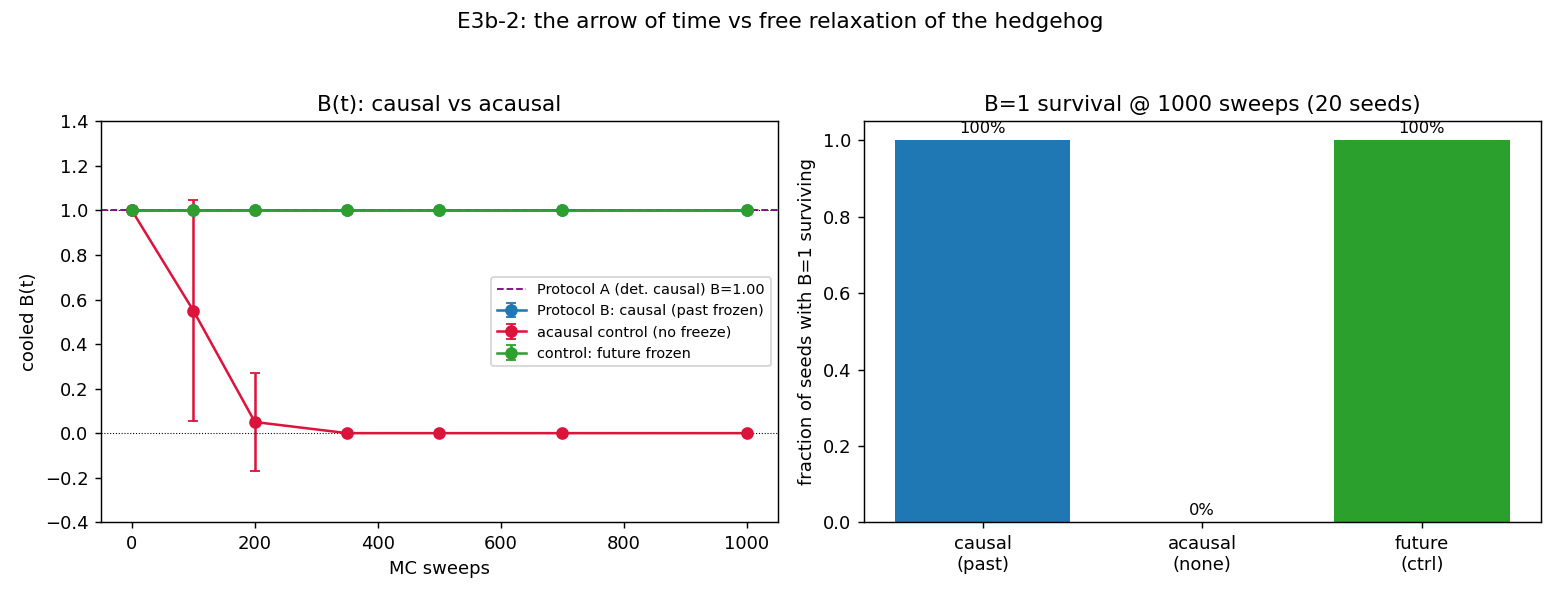

Python code for this plot:
"""E3b_2_evolution.py -- causal vs acausal evolution: does the arrow of time hold B?

Charter E3b-2.  E3 used ordinary Metropolis, which may "retrocede" the system to
lower-energy states, ignoring the arrow of time; its hedgehog unwound thermally in
~2700 sweeps (Verdict B, metastable).  E3b compares:

  Protocol A -- deterministic CAUSAL evolution (past frozen, future = causal
                descent against parents).  One forward pass; cannot climb barriers.
  Protocol B -- causal MONTE CARLO: cold Metropolis that CAN climb thermal
                barriers, but the seeded PAST slab is FROZEN (the past cannot be
                thermally un-written).

and, as the decisive CONTROLS that keep the claim honest:

  acausal MC -- the E3-style relaxation: nothing frozen.  Reproduces thermal
                unwinding on this substrate.
  future-MC  -- a FUTURE slab frozen instead of the past, same frozen fraction.
                If B is preserved here too, the protection is Dirichlet
                slab-pinning propagated by the links, NOT a unique time asymmetry.

Observable: cooled whole-cloud B(t) over MC sweeps (cool before measuring the
integer charge), 20 seeds; lifetime = first sweep with cooled B < 0.5 (censored if
it survives the run).  Pre-registered: B(t)->0 under Protocol A = Verdict C.
Anti-circularity: B geometric, E bond functional; no stability assumed.
"""
from __future__ import annotations

import json
import time
from pathlib import Path

import numpy as np
import matplotlib
matplotlib.use("Agg")
import matplotlib.pyplot as plt  # noqa: E402

import e3b_core as e3b  # noqa: E402

OUT = Path(__file__).resolve().parent
SEEDS = list(range(20))

RHO, T_BOX, L_BOX = 1.5, 3.0, 4.0
CORE = 1.0
SEED_FRAC = 0.25
MC_J = 3.0
MC_SWEEPS = 1000
RECORD = [0, 100, 200, 350, 500, 700, 1000]
COOL = 10


def _masks(pts):
    t = pts[:, 0]
    tmin, span = t.min(), t.max() - t.min()
    past = t <= tmin + SEED_FRAC * span
    future = t >= tmin + (1 - SEED_FRAC) * span
    none = np.zeros(pts.shape[0], dtype=bool)
    return past, future, none


def _lifetime(rec_t, Bseries):
    """First recorded sweep with cooled B < 0.5; else censored (> last sweep)."""
    for tt, b in zip(rec_t, Bseries):
        if tt > 0 and abs(b) < 0.5:
            return tt
    return MC_SWEEPS + 1


def run_seed(sd):
    pts = e3b.sprinkle_causal(RHO, T_BOX, L_BOX, sd)
    sub = e3b.Substrate(pts)
    xyz = pts[:, 1:4]
    nh = e3b.hedgehog_field(pts, +1, core=CORE)
    past, future, none = _masks(pts)

    # Protocol A: deterministic causal evolution (single forward sweep family)
    nA = e3b.evolve_causal(sub, nh, past, passes=2)
    B_A = e3b.topological_charge_poisson(xyz, e3b.cool_field(sub, nA, COOL))

    out = {"seed": sd, "n": sub.n, "B_protocolA": B_A}
    # Protocol B (causal MC, past frozen) + controls
    for label, mask in (("causal_pastfrozen", past),
                        ("acausal_nofreeze", none),
                        ("control_futurefrozen", future)):
        _, traj = e3b.evolve_mc_fast(sub, nh, mask, J=MC_J, n_sweeps=MC_SWEEPS,
                                     seed=1000 * sd + 17, record=RECORD,
                                     cool_steps=COOL)
        Bser = [d["B"] for d in traj]
        out[label] = {"rec_t": [d["sweep"] for d in traj], "B": Bser,
                      "lifetime": _lifetime([d["sweep"] for d in traj], Bser)}
    return out


def main():
    t0 = time.time()
    print("=" * 72)
    print("E3b-2 -- causal vs acausal evolution (Protocol A, B, controls; 20 seeds)")
    print("=" * 72)
    rows = []
    for sd in SEEDS:
        r = run_seed(sd)
        rows.append(r)
        print(f"  seed {sd:2d}: A B={r['B_protocolA']:+.2f} | "
              f"causal life={_fmt(r['causal_pastfrozen']['lifetime'])} | "
              f"acausal life={_fmt(r['acausal_nofreeze']['lifetime'])} | "
              f"future-ctrl life={_fmt(r['control_futurefrozen']['lifetime'])}")

    def agg(label):
        Bmat = np.array([r[label]["B"] for r in rows])           # (seeds, T)
        lifes = np.array([r[label]["lifetime"] for r in rows])
        surv = float(np.mean(lifes > MC_SWEEPS))
        finite = lifes[lifes <= MC_SWEEPS]
        med = float(np.median(finite)) if finite.size else float("inf")
        return {"rec_t": RECORD, "B_mean": Bmat.mean(0).tolist(),
                "B_std": Bmat.std(0).tolist(), "survival_frac": surv,
                "median_lifetime": med, "lifetimes": lifes.tolist()}

    causal = agg("causal_pastfrozen")
    acausal = agg("acausal_nofreeze")
    future = agg("control_futurefrozen")
    A_surv = float(np.mean([abs(r["B_protocolA"] - 1) < 0.5 for r in rows]))

    # verdict logic for E3b-2
    causal_holds = causal["survival_frac"] >= 0.9
    acausal_unwinds = acausal["survival_frac"] <= 0.5
    boundary_not_arrow = future["survival_frac"] >= 0.9   # future slab works too

    print("-" * 72)
    print(f"  Protocol A (deterministic causal): B=1 survival {A_surv:.0%}")
    print(f"  Protocol B (causal, past frozen) : survival {causal['survival_frac']:.0%}  "
          f"median life={_fmt(causal['median_lifetime'])}")
    print(f"  acausal control (no freeze)      : survival {acausal['survival_frac']:.0%}  "
          f"median life={_fmt(acausal['median_lifetime'])}")
    print(f"  future-frozen control            : survival {future['survival_frac']:.0%}  "
          f"median life={_fmt(future['median_lifetime'])}")
    print("-" * 72)
    if causal_holds and acausal_unwinds:
        msg = ("Causal (past-frozen) evolution preserves B=1 while acausal MC unwinds "
               "-- the link network + a fixed boundary slab outlast free relaxation by "
               f">{MC_SWEEPS}/{acausal['median_lifetime']:.0f}x.")
        if boundary_not_arrow:
            msg += (" BUT a FUTURE-frozen slab preserves B equally well: the rigidity "
                    "is Dirichlet slab-pinning propagated by the causal links, NOT a "
                    "unique arrow-of-time effect.")
    else:
        msg = "Causal and acausal evolution behave similarly on this substrate."
    print(f"  E3b-2: {msg}")
    print("=" * 72)

    payload = {
        "protocolA_survival": A_surv,
        "causal_pastfrozen": causal, "acausal_nofreeze": acausal,
        "control_futurefrozen": future,
        "causal_holds": bool(causal_holds), "acausal_unwinds": bool(acausal_unwinds),
        "boundary_pinning_not_arrow_of_time": bool(boundary_not_arrow),
        "interpretation": msg,
        "config": {"rho": RHO, "T": T_BOX, "L": L_BOX, "core": CORE,
                   "seed_frac": SEED_FRAC, "mc_J": MC_J, "mc_sweeps": MC_SWEEPS,
                   "record": RECORD, "cool": COOL, "seeds": SEEDS},
        "per_seed": rows,
        "runtime_s": time.time() - t0,
        "timestamp_utc": time.strftime("%Y-%m-%dT%H:%M:%SZ", time.gmtime()),
    }
    (OUT / "E3b_2_evolution.json").write_text(json.dumps(payload, indent=2, default=float))
    print(f"saved {OUT/'E3b_2_evolution.json'}  ({payload['runtime_s']:.0f}s)")
    make_figure(causal, acausal, future, A_surv)
    return payload


def _fmt(x):
    return "survived" if x > MC_SWEEPS else f"{x:.0f}"


def make_figure(causal, acausal, future, A_surv):
    fig, ax = plt.subplots(1, 2, figsize=(12, 4.6))
    for d, c, lab in ((causal, "C0", "Protocol B: causal (past frozen)"),
                      (acausal, "crimson", "acausal control (no freeze)"),
                      (future, "C2", "control: future frozen")):
        ax[0].errorbar(d["rec_t"], d["B_mean"], yerr=d["B_std"], marker="o",
                       capsize=3, lw=1.4, color=c, label=lab)
    ax[0].axhline(1, color="k", ls=":", lw=0.6); ax[0].axhline(0, color="k", ls=":", lw=0.6)
    ax[0].axhline(A_surv, color="purple", ls="--", lw=1,
                  label=f"Protocol A (det. causal) B={A_surv:.2f}")
    ax[0].set_ylim(-0.4, 1.4); ax[0].set_xlabel("MC sweeps")
    ax[0].set_ylabel("cooled B(t)"); ax[0].set_title("B(t): causal vs acausal")
    ax[0].legend(fontsize=8)

    labels = ["causal\n(past)", "acausal\n(none)", "future\n(ctrl)"]
    surv = [causal["survival_frac"], acausal["survival_frac"], future["survival_frac"]]
    ax[1].bar(labels, surv, color=["C0", "crimson", "C2"])
    ax[1].set_ylim(0, 1.05); ax[1].set_ylabel("fraction of seeds with B=1 surviving")
    ax[1].set_title(f"B=1 survival @ {MC_SWEEPS} sweeps (20 seeds)")
    for i, s in enumerate(surv):
        ax[1].text(i, s + 0.02, f"{s:.0%}", ha="center", fontsize=9)
    fig.suptitle("E3b-2: the arrow of time vs free relaxation of the hedgehog",
                 fontsize=12)
    fig.tight_layout(rect=[0, 0, 1, 0.95])
    fig.savefig(OUT / "E3b_2_evolution.png", dpi=130)
    print(f"saved {OUT/'E3b_2_evolution.png'}")


if __name__ == "__main__":
    main()
